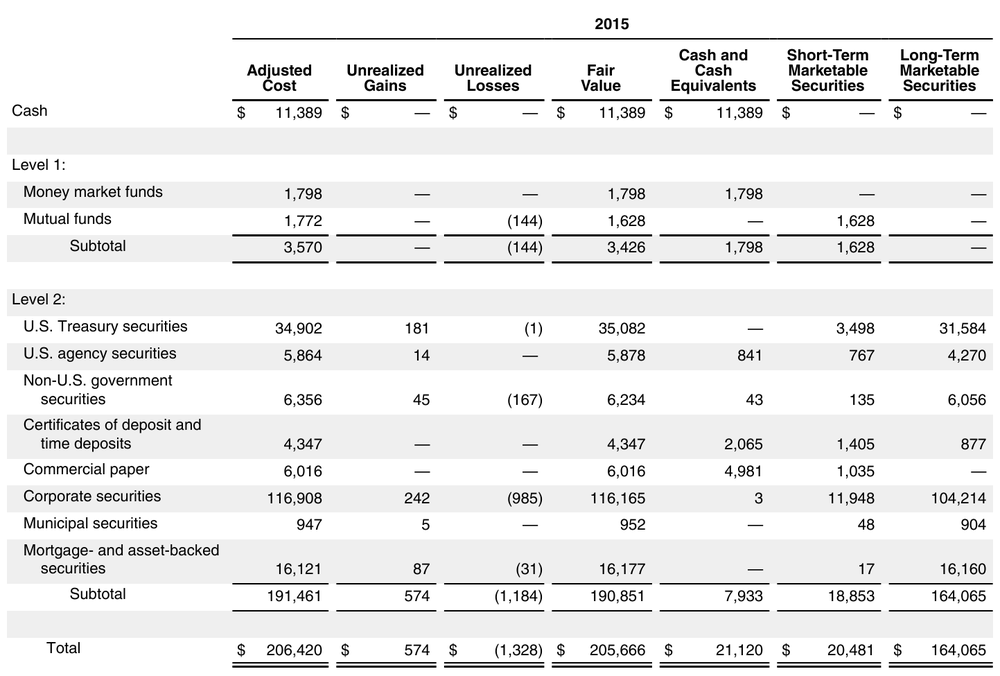
#> input picture Images/borderless_table01.png, 1000 x 676 px, shrunk from 1443 x 975 before the run
$ jupyter execute --allow-errors 'borderless table detection.ipynb'   (shell and % lines are left out)
#> lines starting #> are read from the running program, lines starting #| are printed output that depends on the picture; after the words box and inside, x2 and y2 are one past the last pixel; in counts of white or black regions, pixels touching at a corner belong together
[cell 1]
import os
import cv2
import pytesseract
pytesseract.pytesseract.tesseract_cmd = 'C:\\Program Files\\Tesseract-OCR\\tesseract.exe'

import pandas as pd
import numpy as np
import matplotlib.pyplot as plt

[cell 2]
def display_image(image, figsize=(15,10)):
    try:
        img = cv2.cvtColor(image, cv2.COLOR_BGR2RGB)
    except:
        pass
    fig = plt.figure(figsize=figsize)
    ax = fig.add_subplot(111)
    ax.imshow(image, cmap='gray')

[cell 3]
from table_extractor import BorderlessTableExtractor
#> (the rest of this cell did not finish here and is left out)

[cell 4]
image = cv2.imread('Images/borderless_table01.png')
#> image is the input picture: shape (676, 1000, 3); min 0, max 255, mean 236.2
image.shape

[cell 5]
display_image(image)

[cell 6]
def remove_hor_lines(image):
    gray_image = cv2.cvtColor(image,cv2.COLOR_BGR2GRAY)
    threshold_image = cv2.threshold(gray_image, 0, 255, cv2.THRESH_BINARY_INV + cv2.THRESH_OTSU)[1]
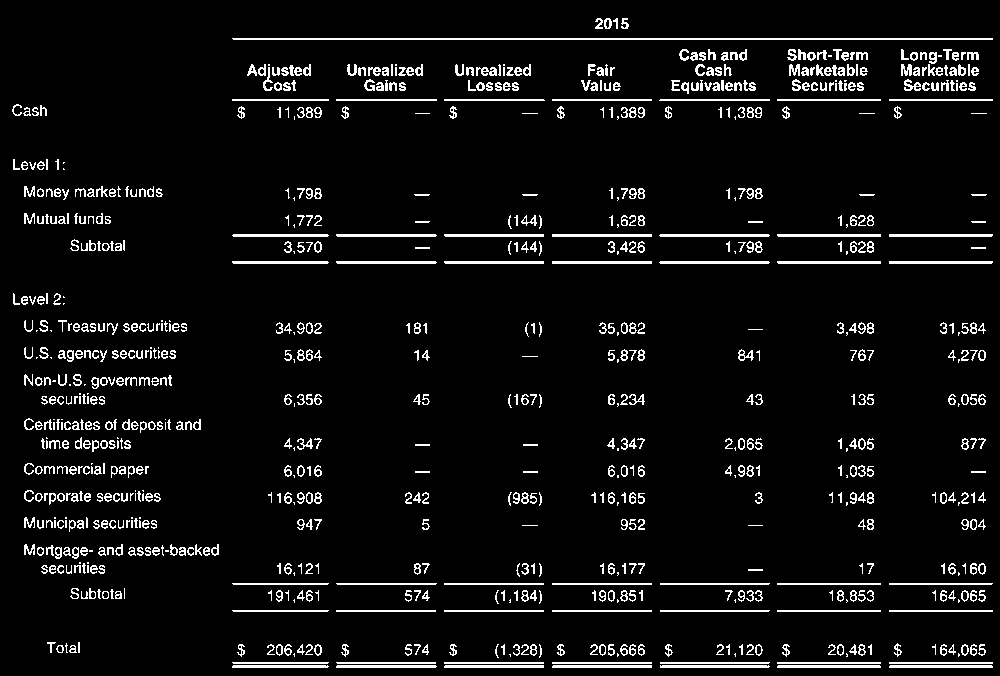
#> threshold_image: shape (676, 1000); 6% white in thin lines or dots

    # Remove horizontal lines
    horizontal_kernel = cv2.getStructuringElement(cv2.MORPH_RECT, (50,1))
    detected_lines = cv2.morphologyEx(threshold_image, cv2.MORPH_OPEN, horizontal_kernel, iterations=2)
#> detected_lines: shape (676, 1000); 1.8% white in thin lines or dots, all inside (x1, y1, x2, y2) = (234, 38, 995, 668)
    cnts = cv2.findContours(detected_lines, cv2.RETR_EXTERNAL, cv2.CHAIN_APPROX_SIMPLE)
#> cnts = 43 contours; largest, box (x1, y1, x2, y2) and area: (234, 38, 995, 40) 760, (661, 261, 772, 264) 218, (661, 234, 772, 237) 218, (662, 665, 772, 668) 214, (891, 261, 995, 264) 206
    cnts = cnts[0] if len(cnts) == 2 else cnts[1]
    for c in cnts:
        contour_image = cv2.drawContours(image, [c], -1, (255,255,255), 2)
#> this loop made 43 passes
#> c on passes 7 to 14: [[891, 662], [891, 663], [994, 663], [994, 662]], [[779, 662], [779, 663], [882, 663], [882, 662]], [[662, 662], [662, 663], [770, 663], [771, 662]], [[554, 662], [554, 663], [653, 663], [653, 662]], [[446, 662], [446, 663], [545, 663], [545, 662]], [[338, 662], [339, 663], [437, 663], [437, 662]], [[891, 610], [891, 611], [994, 611], [994, 610]], [[779, 610], [779, 611], [882, 611], [882, 610]]
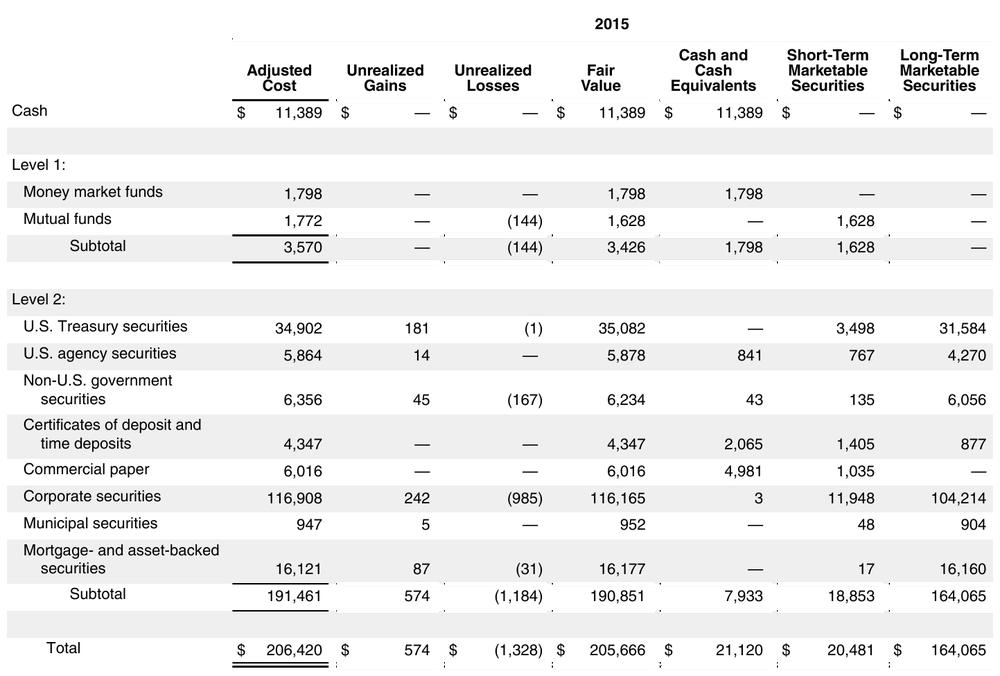
#> image: shape (676, 1000, 3); 1.98% of pixels changed, all inside (x1, y1, x2, y2) = (233, 38, 996, 668)
    try:
        return contour_image
    except:
        return image

[cell 7]
image = remove_hor_lines(image)
display_image(image)

[cell 8]
gray_image = cv2.cvtColor(image, cv2.COLOR_BGR2GRAY)
threshold_image = cv2.threshold(gray_image, 250, 255, cv2.THRESH_BINARY | cv2.THRESH_OTSU)[1]
#> threshold_image: shape (676, 1000); 95.8% white; black in thin lines or dots
threshold_image.shape

[cell 9]
def find_contours(threshold_image):
    kernel = cv2.getStructuringElement(cv2.MORPH_RECT, ksize=(5, 5))
    dilated_image = cv2.dilate(threshold_image, kernel, anchor=(-1, -1), iterations=1)
#> dilated_image: shape (676, 1000); 14% white; 206 white regions, largest, box (x1, y1, x2, y2) and area: (785, 47, 870, 93) 3308, (899, 47, 981, 93) 3232, (669, 47, 758, 96) 2722
#> threshold_image: shape (676, 1000); 4.2% white in thin lines or dots
    contours, _ = cv2.findContours(dilated_image, cv2.RETR_EXTERNAL, cv2.CHAIN_APPROX_SIMPLE)
#> contours = 206 contours, 4 with area under 20; largest, box (x1, y1, x2, y2) and area: (785, 47, 870, 93) 3336, (899, 47, 981, 93) 3236, (669, 47, 758, 96) 2546, (39, 373, 174, 407) 1829, (22, 542, 107, 576) 1732
    return contours

[cell 10]
contours = find_contours(~threshold_image)

[cell 11]
def draw_contours(contours, img_shape):
#> called with img_shape = (676, 1000)
    contour_image = np.zeros(img_shape, dtype=np.uint8)
    contour_boxes = []

    for contour in contours:
        box = cv2.boundingRect(contour)
        x,y,w,h = box
        contour_image = cv2.rectangle(contour_image, (x,y), (x+w, y+h), (255), -1)
#> this loop made 206 passes
#> (x, y, w, h) on passes 7 to 9: (230, 660, 101, 10), (930, 642, 58, 17), (826, 642, 48, 17)
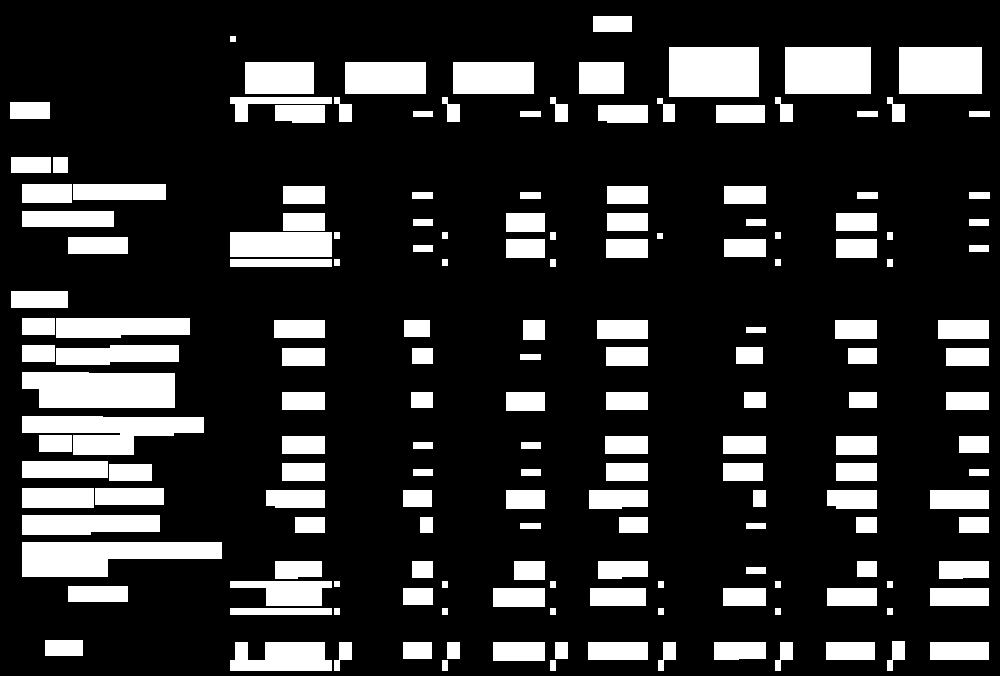
#> contour_image: shape (676, 1000); 18.9% white; 170 white regions, largest, box (x1, y1, x2, y2) and area: (22, 372, 175, 408) 5099, (22, 542, 222, 577) 4948, (669, 47, 759, 97) 4500

    return contour_image

[cell 12]
contour_image = draw_contours(contours, gray_image.shape)
display_image(contour_image)

[cell 13]
def find_contours_on_contours(contour_image):
    threshold_image = cv2.threshold(contour_image, 250, 255, cv2.THRESH_BINARY | cv2.THRESH_OTSU)[1]
    kernel = cv2.getStructuringElement(cv2.MORPH_RECT, ksize=(8, 8))
    open_image = cv2.morphologyEx(threshold_image, cv2.MORPH_CLOSE, kernel)
#> open_image: shape (676, 1000); 19.4% white; 139 white regions
    contours, _ = cv2.findContours(open_image, cv2.RETR_EXTERNAL, cv2.CHAIN_APPROX_SIMPLE)
#> contours = 139 contours; largest, box (x1, y1, x2, y2) and area: (23, 417, 223, 578) 18212, (23, 319, 191, 409) 10604, (658, 48, 760, 123) 4656, (231, 63, 353, 124) 4356, (231, 214, 341, 268) 4312

    return contours

def remove_noise(contours, minContourArea=100):
    '''
    Removing NOISE by removing contours with area less than minContourArea
    '''
    contours = [c for c in contours if cv2.contourArea(c) > minContourArea]
    return contours

[cell 14]
contours = find_contours_on_contours(contour_image)
contours = remove_noise(contours)
#> in remove_noise, `contours = [c for c in contours if cv2.contourArea(c) > minContourArea]`: contours = 112 contours; largest, box (x1, y1, x2, y2) and area: (23, 417, 223, 578) 18212, (23, 319, 191, 409) 10604, (658, 48, 760, 123) 4656, (231, 63, 353, 124) 4356, (231, 214, 341, 268) 4312
ctr_image = draw_contours(contours, gray_image.shape)
#> call 2 of draw_contours, with img_shape = (676, 1000)
#> the loop in draw_contours (call 2), `for contour in contours:` made 112 passes
#> (contour, x, y, w, h) on passes 1, 2, 6, 9, 12, 13: ([[931, 643], [931, 660], [989, 660], [989, 643]], 931, 643, 59, 18), ([[827, 643], [827, 660], [875, 660], [875, 643]], 827, 643, 49, 18), ([[589, 643], [589, 660], [648, 660], [648, 643]], 589, 643, 60, 18), ([[404, 643], [404, 659], [432, 659], [432, 643]], 404, 643, 29, 17), ([[46, 641], [46, 656], [83, 656], [83, 641]], 46, 641, 38, 16), ([[931, 589], [931, 606], [989, 606], [989, 589]], 931, 589, 59, 18)
#> after the loop in draw_contours (call 2), `for contour in contours:`:
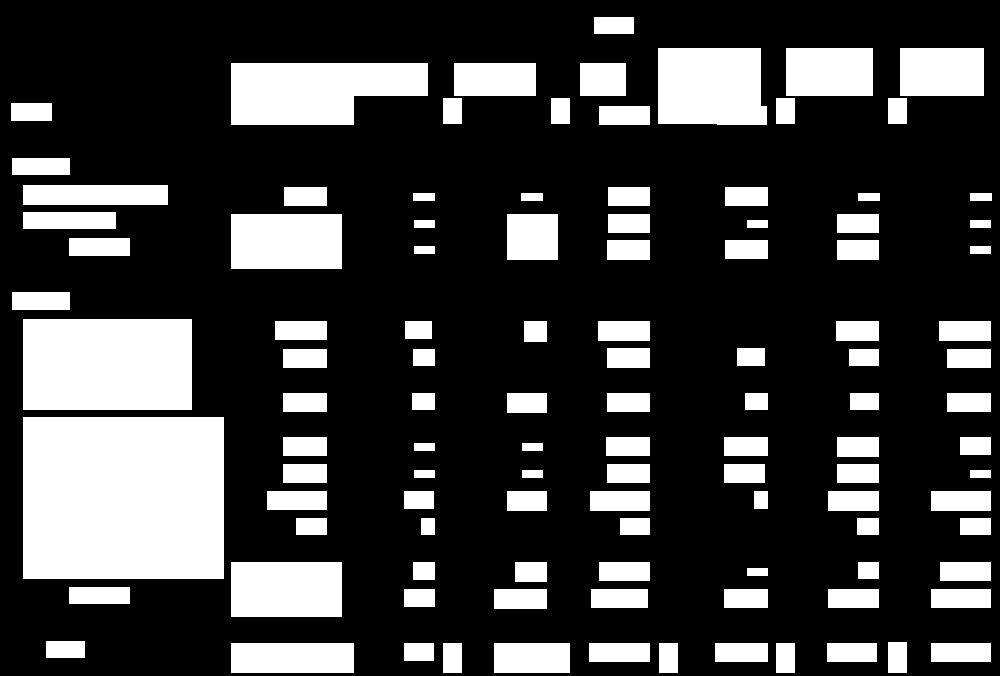
#> contour_image: shape (676, 1000); 24.7% white; 110 white regions, largest, box (x1, y1, x2, y2) and area: (23, 417, 224, 579) 32562, (23, 319, 192, 410) 15379, (231, 63, 428, 125) 10068
display_image(ctr_image)

[cell 15]
def get_bounding_boxes(contours, min_text_height_limit = 10):
#> called with min_text_height_limit = 10
    contour_boxes = []
    for contour in contours:
        box = cv2.boundingRect(contour)
        h = box[3]

        if min_text_height_limit < h:
            contour_boxes.append(box)
#> this loop made 112 passes
#> (contour, box, h) on passes 1, 2, 6, 9, 12, 13: ([[931, 643], [931, 660], [989, 660], [989, 643]], (931, 643, 59, 18), 18), ([[827, 643], [827, 660], [875, 660], [875, 643]], (827, 643, 49, 18), 18), ([[589, 643], [589, 660], [648, 660], [648, 643]], (589, 643, 60, 18), 18), ([[404, 643], [404, 659], [432, 659], [432, 643]], (404, 643, 29, 17), 17), ([[46, 641], [46, 656], [83, 656], [83, 641]], (46, 641, 38, 16), 16), ([[931, 589], [931, 606], [989, 606], [989, 589]], (931, 589, 59, 18), 18)
    return contour_boxes

[cell 16]
contour_boxes = get_bounding_boxes(contours)
len(contour_boxes)
#> Out = 97

[cell 17]
def _group_cells_by_row(cells: list):
    cell_rows = []
    while cells:
        first = cells[0]
        rest = cells[1:]
        row = [c for c in rest if _cells_in_same_row(c, first)]
        row = sorted([first] + row, key=lambda c: c[0])
        cell_rows.append(row)
        cells = list(set(rest) - set(row))
#> this loop made 20 passes

    cell_rows = sorted(cell_rows, key=lambda x: x[0][1])
    return cell_rows

def _cells_in_same_row(c1, c2):
    c1_center = c1[1] + c1[3] - c1[3] / 2
    c2_top = c2[1]
    c2_bottom = c2[1] + c2[3]
    return c2_top < c1_center < c2_bottom

[cell 18]
display_image(image)

[cell 19]
def _group_cells_by_col(cells: list):
    columns = []
    cells = sorted(cells, key=lambda x:x[1])
    cells = sorted(cells, key=lambda x:x[0])
    while cells:
        first = cells[0]
        rest = cells[1:]
        cols = [c for c in rest if _cells_in_same_col(first, c)]
        cols = sorted([first] + cols, key=lambda c: c[1])
#             print(cols)
        columns.append(cols)
        cells = list(set(rest) - set(cols))

        remove = []
        for cell in cells:
            columns, inserted = _check_missed_cell_of_same_col(cell, columns)
            if inserted:
                remove.append(cell)

        cells = list(set(cells) - set(remove))
#> this loop made 10 passes

    columns = sorted(columns, key=lambda x: x[0][0])
    return columns

def _cells_in_same_col(c1, c2):
    c1_left = c1[0]
    c1_right = c1[0] + c1[2]
    c2_left = c2[0]
    c2_right = c2[0] + c2[2]
    return (c1_left <= c2_left <= c1_right) or (c2_left <= c1_left <= c2_right)

def _check_missed_cell_of_same_col(c1, cols):
    final_col = []
    inserted = False

    for col in cols:
        col_left = min([x for (x,y,w,h) in col])
        col_right = max([x+w for (x,y,w,h) in col])

        if (col_left <= c1[0] <= col_right):
            col.append(c1)
            inserted = True

        final_col.append(col)
    return final_col, inserted

[cell 20]
cell_rows = _group_cells_by_row(contour_boxes)
columns = _group_cells_by_col(contour_boxes)

[cell 21]
len(columns)
#> Out = 10

##### Find lines to separate rows

[cell 22]
bottom = [max([y+h for (x,y,w,h) in row]) for row in cell_rows]
top = [min([y for (x,y,w,h) in row]) for row in cell_rows][1:]

first = [5]
last = [image.shape[0] - 5]
# Finding the center horizontally to draw the lines
hor_lines = first + [b + int((a-b)/2) for a,b in zip(top, bottom)] + last

hor_lines
#> Out = [5, 40, 111, 141, 179, 208, 223, 237, 280, 314, 365, 367, 414, 508, 460, 500, 548, 572, 602, 624, 671]

##### Find lines to separate columns

[cell 23]
right = [max([x+w for (x,y,w,h) in col]) for col in columns]
left = [min([x for (x,y,w,h) in col]) for col in columns][1:]

first = [5]
last = [image.shape[1] - 5]
# Finding the center vertically to draw the lines
ver_lines = first + [b + int((a-b)/2) for a,b in zip(left, right)] + last

ver_lines
#> Out = [5, 227, 350, 438, 458, 574, 653, 771, 790, 883, 995]

#### Remove lines that are overlaping text

[cell 24]
def remove_overlaping_lines(hor_lines, ver_lines, rows, columns):
        rows_x = []
        cols_y = []

        for row in rows:
            for (x,y,w,h) in row:
                rows_x.extend(list(range(x, x+w)))
#> this loop made 20 passes
#> row on passes 1, 4, 6, 7, 9, 18: [(594, 17, 39, 16)], [(12, 158, 57, 16)], [(23, 212, 92, 16), (608, 214, 41, 18), (837, 214, 41, 18)], [(507, 214, 50, 45)], [(12, 292, 57, 17)], [(231, 562, 110, 54)]

        for col in columns:
            for (x,y,w,h) in col:
                cols_y.extend(list(range(y, y+h)))
#> this loop made 10 passes
#> col on passes 4, 8: [(443, 98, 18, 25), (443, 643, 18, 29)], [(776, 98, 18, 25), (776, 643, 18, 29)]

        new_ver_lines = list(set(ver_lines) - set(rows_x))
        new_hor_lines = list(set(hor_lines) - set(cols_y))

        return new_hor_lines, new_ver_lines

[cell 25]
hor_lines, ver_lines = remove_overlaping_lines(hor_lines, ver_lines, cell_rows, columns)

[cell 26]
def draw_lines(image):

    final_image = image.copy()

    x1 = 0
    x2 = image.shape[1]

    y1 = 0
    y2 = image.shape[0]

    for i in hor_lines:
        y = int(i)
        final_image = cv2.line(final_image, (x1,y), (x2, y), (255,0,0), 1)
#> this loop made 9 passes
#> i on passes 1 to 8: 5, 40, 141, 208, 624, 179, 280, 314
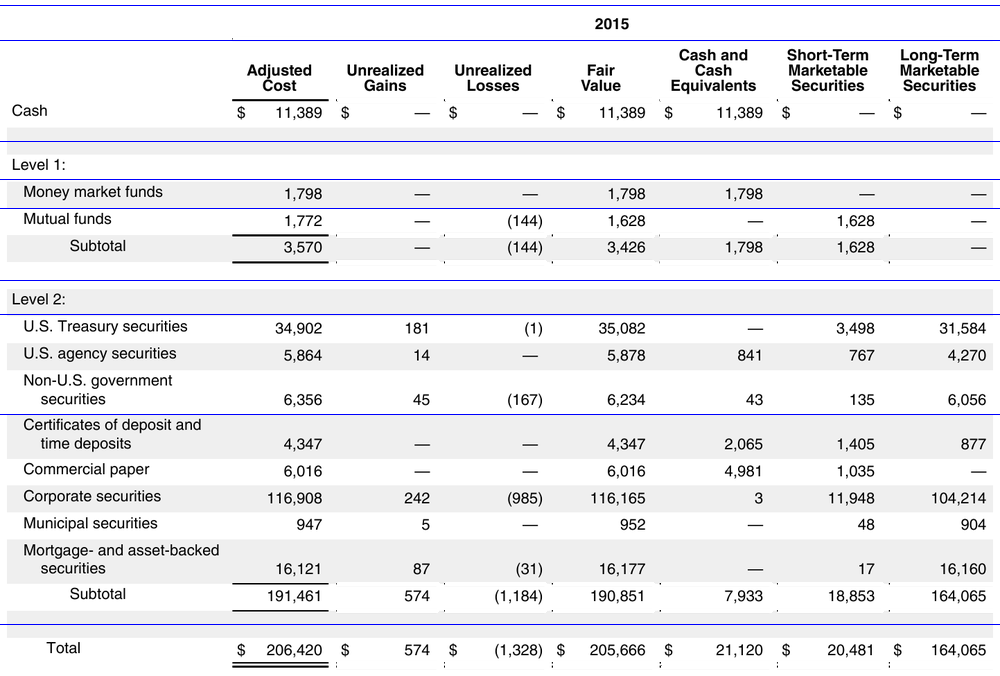
#> final_image: shape (676, 1000, 3); mean B, G, R 239.7, 236.3, 236.3

    for j in ver_lines:
        x = int(j)
        final_image = cv2.line(final_image, (x,y1), (x,y2), (255,0,0), 1)
#> this loop made 8 passes
#> j on passes 1 to 8: 771, 227, 5, 995, 653, 883, 438, 574
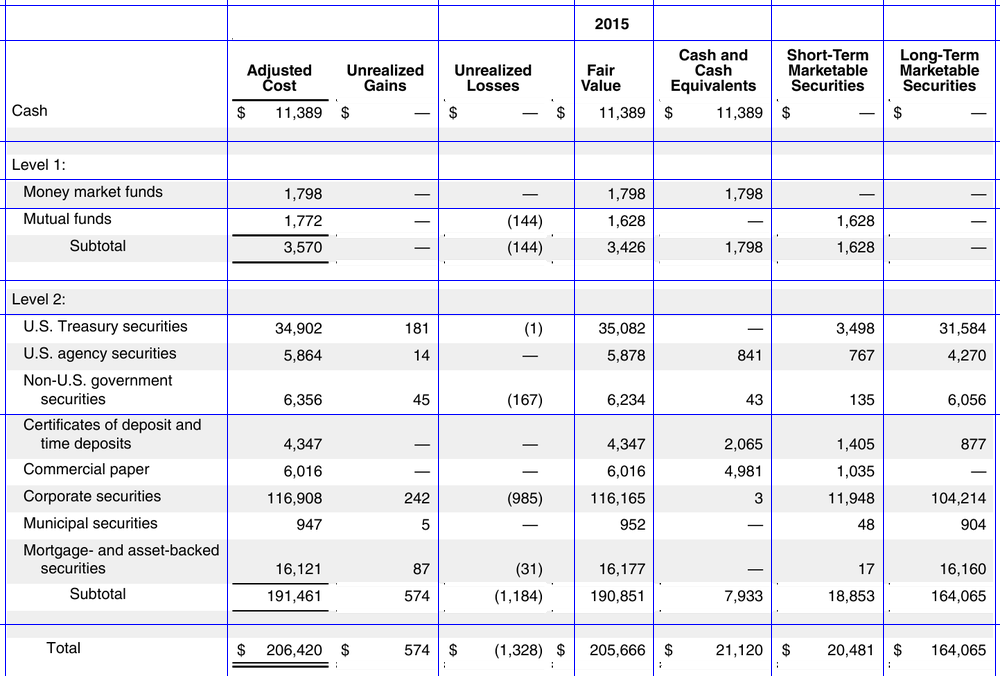
#> final_image: shape (676, 1000, 3); mean B, G, R 239.8, 234.3, 234.3

    return final_image

[cell 27]
final_image = draw_lines(image)
display_image(final_image)

[cell 28]
cv2.imwrite('out_grid.png', final_image)
#> Out = True
